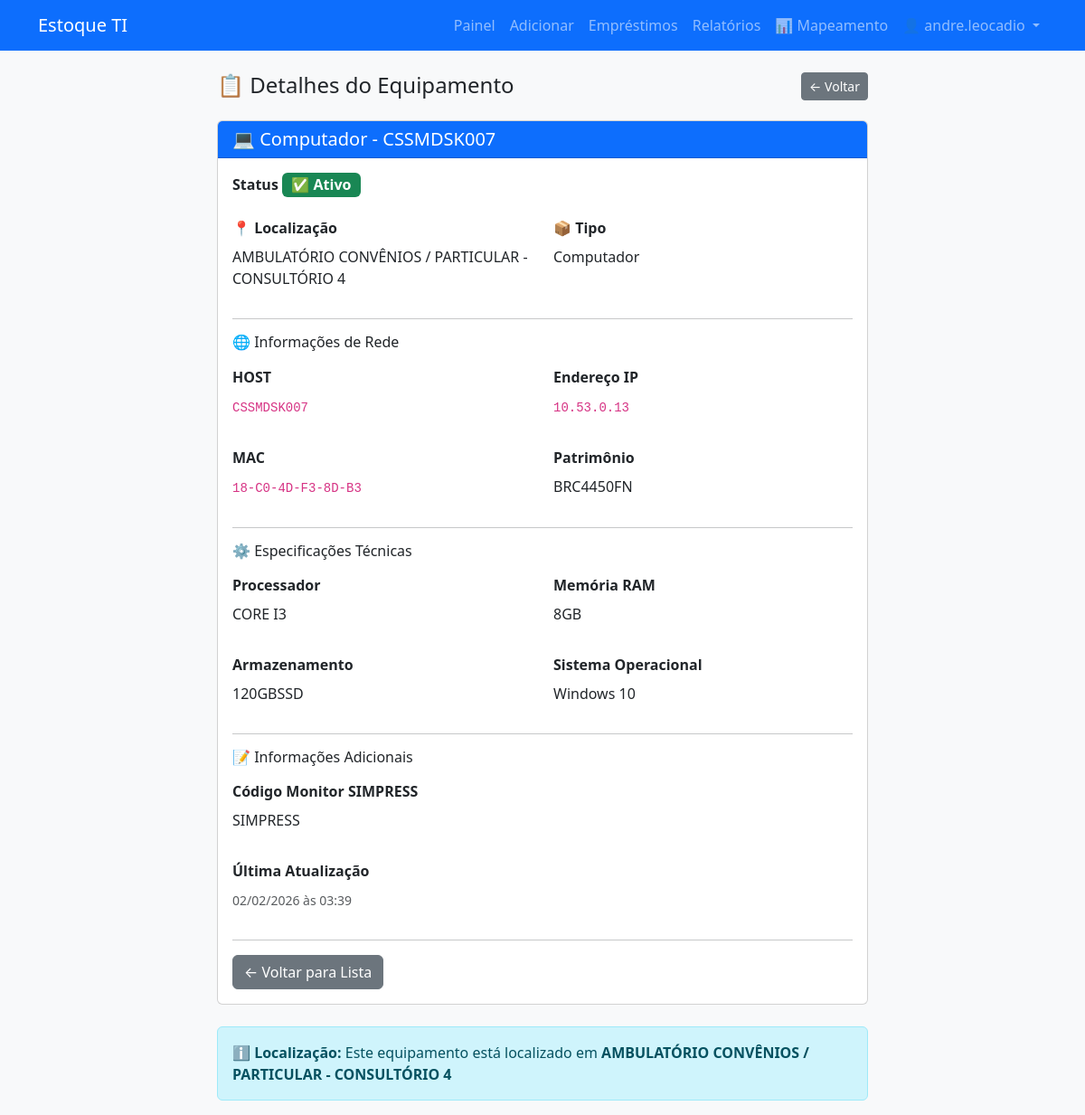
The page /mapeamento/equipamento/1 (signed in) on the database its author committed.
### app.py (models this page shows, shortened)
class User(db.Model, UserMixin):
    id = db.Column(db.Integer, primary_key=True)
    username = db.Column(db.String(80), unique=True, nullable=False)
    password_hash = db.Column(db.String(200), nullable=False)
    is_admin = db.Column(db.Boolean, default=False)
    is_superadmin = db.Column(db.Boolean, default=False)

class Equipment(db.Model):
    __tablename__ = 'equipment'
    id = db.Column(db.Integer, primary_key=True)
    localization = db.Column(db.String(255), nullable=False, index=True)  # LOCALIZAÇÃO/SETOR
    equipment_type = db.Column(db.String(100), nullable=False, index=True)  # TIPO
    host = db.Column(db.String(100), unique=True, nullable=True)  # HOST
    ip_address = db.Column(db.String(15), unique=True, nullable=True)  # IP
    processor = db.Column(db.String(100))  # PROCESSADOR
    memory_ram = db.Column(db.String(50))  # MEMÓRIA RAM
    storage = db.Column(db.String(100))  # ARMAZENAMENTO
    mac_address = db.Column(db.String(17), unique=True, nullable=True)  # MAC
    patrimony_code = db.Column(db.String(50), unique=True, nullable=True)  # PATRIMÔNIO
    operating_system = db.Column(db.String(50))  # SISTEMA OPERACIONAL
    monitor_code = db.Column(db.String(100))  # COD.MONITOR SIMPRESS
    status = db.Column(db.String(50), default='Ativo')  # Ativo, Inativo, Manutenção
    last_updated = db.Column(db.DateTime, default=datetime.utcnow)
    notes = db.Column(db.Text)

### app.py (the view)
@app.route('/mapeamento/equipamento/<int:equipment_id>')
@login_required
def view_equipment(equipment_id):
    equipment = Equipment.query.get_or_404(equipment_id)
    return render_template('equipment_detail.html', equipment=equipment)

### app.py (called while the page is built)
@login_manager.user_loader
def load_user(user_id):
    return User.query.get(int(user_id))

### templates/equipment_detail.html (shortened to what this page needs)
{% extends 'layout.html' %}
{% block content %}
<div class="container">
  <div class="row">
    <div class="col-md-8 offset-md-2">
      <div class="row mb-3">
        <div class="col-md-8">
          <h2 class="h4">📋 Detalhes do Equipamento</h2>
        </div>
        <div class="col-md-4 text-end">
          <a href="{{ url_for('list_equipment') }}" class="btn btn-secondary btn-sm">← Voltar</a>
        </div>
      </div>
      <div class="card">
        <div class="card-header bg-primary text-white">
          <h5 class="mb-0">
            {% if equipment.equipment_type == 'Computador' %}
              💻 Computador
            {% elif equipment.equipment_type == 'Notebook' %}
              💼 Notebook
            {% elif equipment.equipment_type == 'Impressora' %}
              🖨️ Impressora
            {% elif equipment.equipment_type == 'Carrinho Beira-Leito' %}
              🛏️ Carrinho Beira-Leito
            {% endif %}
            - {{ equipment.host or equipment.ip_address or 'Sem identificação' }}
          </h5>
        </div>
        <div class="card-body">
          <div class="row mb-3">
            <div class="col-md-12">
              <label class="form-label"><strong>Status</strong></label>
              {% if equipment.status == 'Ativo' %}
                <span class="badge bg-success fs-6">✅ Ativo</span>
              {% elif equipment.status == 'Manutenção' %}
                <span class="badge bg-warning fs-6">🔧 Manutenção</span>
              {% else %}
                <span class="badge bg-danger fs-6">❌ Inativo</span>
              {% endif %}
            </div>
          </div>
          <div class="row mb-3">
            <div class="col-md-6">
              <label class="form-label"><strong>📍 Localização</strong></label>
              <p>{{ equipment.localization }}</p>
            </div>
            <div class="col-md-6">
              <label class="form-label"><strong>📦 Tipo</strong></label>
              <p>{{ equipment.equipment_type }}</p>
            </div>
          </div>
          <hr>
          <h6 class="mb-3">🌐 Informações de Rede</h6>
          <div class="row mb-3">
            <div class="col-md-6">
              <label class="form-label"><strong>HOST</strong></label>
              <p><code>{{ equipment.host or '-' }}</code></p>
            </div>
            <div class="col-md-6">
              <label class="form-label"><strong>Endereço IP</strong></label>
              <p><code>{{ equipment.ip_address or '-' }}</code></p>
            </div>
          </div>
          <div class="row mb-3">
            <div class="col-md-6">
              <label class="form-label"><strong>MAC</strong></label>
              <p><code>{{ equipment.mac_address or '-' }}</code></p>
            </div>
            <div class="col-md-6">
              <label class="form-label"><strong>Patrimônio</strong></label>
              <p>{{ equipment.patrimony_code or '-' }}</p>
            </div>
          </div>
          <hr>
          <h6 class="mb-3">⚙️ Especificações Técnicas</h6>
          <div class="row mb-3">
            <div class="col-md-6">
              <label class="form-label"><strong>Processador</strong></label>
              <p>{{ equipment.processor or '-' }}</p>
            </div>
            <div class="col-md-6">
              <label class="form-label"><strong>Memória RAM</strong></label>
              <p>{{ equipment.memory_ram or '-' }}</p>
            </div>
          </div>
          <div class="row mb-3">
            <div class="col-md-6">
              <label class="form-label"><strong>Armazenamento</strong></label>
              <p>{{ equipment.storage or '-' }}</p>
            </div>
            <div class="col-md-6">
              <label class="form-label"><strong>Sistema Operacional</strong></label>
              <p>{{ equipment.operating_system or '-' }}</p>
            </div>
          </div>
          <hr>
          <h6 class="mb-3">📝 Informações Adicionais</h6>
          <div class="row mb-3">
            <div class="col-md-12">
              <label class="form-label"><strong>Código Monitor SIMPRESS</strong></label>
              <p>{{ equipment.monitor_code or '-' }}</p>
            </div>
          </div>
          <div class="row mb-3">
            <div class="col-md-12">
              <label class="form-label"><strong>Última Atualização</strong></label>
              <p>
                <small class="text-muted">
                  {{ equipment.last_updated.strftime('%d/%m/%Y às %H:%M') if equipment.last_updated else '-' }}
                </small>
              </p>
            </div>
          </div>
          <hr>
          <div class="row">
            <div class="col-md-12">
              <a href="{{ url_for('list_equipment') }}" class="btn btn-secondary">← Voltar para Lista</a>
            </div>
          </div>
        </div>
      </div>
      <div class="alert alert-info mt-4">
        <strong>ℹ️ Localização:</strong> Este equipamento está localizado em <strong>{{ equipment.localization }}</strong>
      </div>
    </div>
  </div>
</div>
{% endblock %}

### templates/layout.html (shortened to what this page needs)
<!doctype html>
<html lang="pt-br">
  <head>
    <link href="https://cdn.jsdelivr.net/npm/bootstrap@5.3.2/dist/css/bootstrap.min.css" rel="stylesheet">
  </head>
  <body class="bg-light">
    <nav class="navbar navbar-expand-lg navbar-dark bg-primary mb-4">
      <div class="container">
        <a class="navbar-brand" href="{{ url_for('index') }}">Estoque TI</a>
        <div class="collapse navbar-collapse" id="navmenu">
          <ul class="navbar-nav ms-auto">
            {% if current_user.is_authenticated %}
              <li class="nav-item"><a class="nav-link" href="{{ url_for('dashboard') }}">Painel</a></li>
              <li class="nav-item"><a class="nav-link" href="{{ url_for('add_item') }}">Adicionar</a></li>
              <li class="nav-item"><a class="nav-link" href="{{ url_for('list_loans') }}">Empréstimos</a></li>
              <li class="nav-item"><a class="nav-link" href="{{ url_for('reports') }}">Relatórios</a></li>
              <li class="nav-item"><a class="nav-link" href="{{ url_for('equipment_mapping') }}" title="Mapeamento de equipamentos">📊 Mapeamento</a></li>
              <li class="nav-item dropdown">
                <a class="nav-link dropdown-toggle" href="#" id="userDropdown" role="button" data-bs-toggle="dropdown">
                  👤 {{ current_user.username }}
                </a>
              </li>
            {% else %}
              <li class="nav-item"><a class="nav-link" href="{{ url_for('login') }}">Entrar</a></li>
            {% endif %}
          </ul>
        </div>
      </div>
    </nav>
    <main class="container">
      {% block content %}{% endblock %}
    </main>
  </body>
</html>

### rows shown on the page
User: username "andre.leocadio"
Equipment: host "CSSMDSK007", localization "AMBULATÓRIO CONVÊNIOS / PARTICULAR - CONSULTÓRIO 4", equipment_type "Computador", ip_address "10.53.0.13", mac_address "18-C0-4D-F3-8D-B3", patrimony_code "BRC4450FN", processor "CORE I3", memory_ram "8GB", storage "120GBSSD", operating_system "Windows 10", monitor_code "SIMPRESS", last_updated "02/02/2026 às 03:39"
